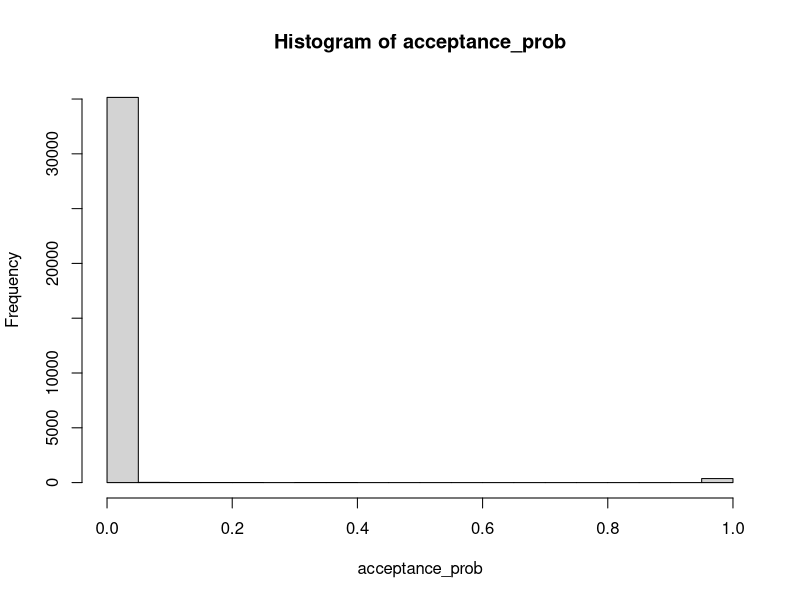
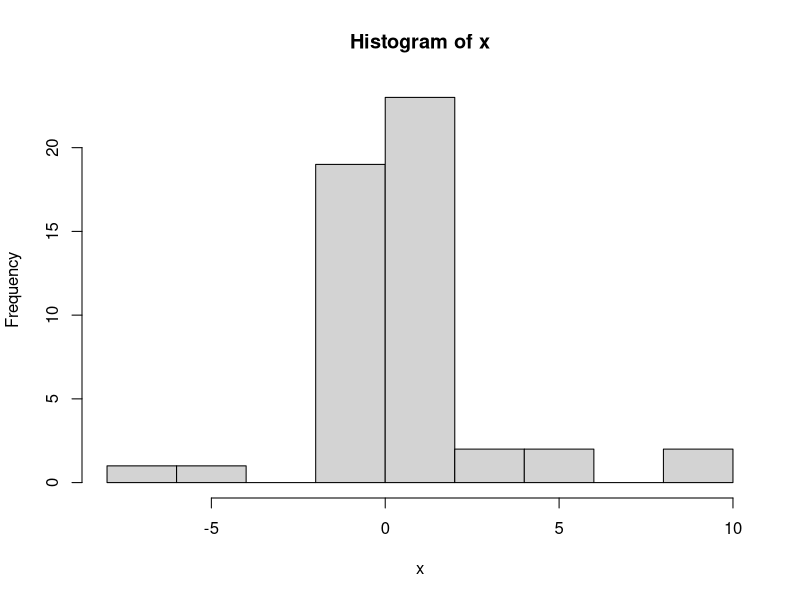

Write R code to recreate these figures, in order.
library("msm")
set.seed(1)
# v1 = c(1,2,3)
# v2 = c(5,8,10)
# v3 = c(13,15,26)
m = 5
n = 5*2
k = 3
v = list()
for(i in 1:m){
	v[[i]] = numeric(m)
	v[[i]][i] = 1
}
v[[1]] = rtnorm(m, mean = 0, sd = 10, lower=0)
v[[2]] = rtnorm(m, mean = 5, sd = 2, lower=0)
v[[3]] = rtnorm(m, mean = 3, sd = 6, lower=0)
v[[4]] = rtnorm(m, mean = 20, sd = 1, lower=0)
v[[5]] = rtnorm(m, mean = 15, sd = 0.1, lower=0)
# for(i in 1:5){
# 	v[[i]] = v[[i]]/(sum(v[[i]]))
# }
M = matrix(c(v[[1]],v[[1]],v[[2]],v[[2]],v[[3]],v[[3]],v[[4]],v[[4]],v[[5]],v[[5]]), nrow = m, ncol = n)
M

# loss function / penalty function
penalty = function(C, R, M) {
	# trying to minimize l-0 norm
	# 0<p<1
	p = 0.5
	q = 1/p
	loss = 0.0005*sum((abs(M-C%*%R))^2)^0.5 + sum((abs(M-C%*%R))^p)^(q) + 0.01*sum(abs(R > 1)) + 0.01*sum(R < 0.01)
	# loss = 1000*sum((M-C%*%R)!=0) + sum((abs(M-C%*%R))^0.5)^2 + 200*(sum(C<0) + sum(R<0)) + sum(abs(M-C%*%R))
	return (loss)
}

# probability distribution (beta is a hyperparameter) to draw C and R
prob_dist = function(CR, M) {
	beta = 2
	x = m*k
	y = m*k+1
	z = (m+n)*k
	C = matrix(CR[1:x], nrow = m, ncol = k)
	R = matrix(CR[y:z], nrow = k, ncol = n)
	# discussed probability distribution using the penalty function
	# value = exp(-beta*penalty(C, R, M))
	value = -beta*penalty(C,R,M)
	return (value)
}

# using metropolis with single particle moves
reps = 1e3
accept = 0
e = list()
for(i in 1:k){
	e[[i]] = numeric(k)
	e[[i]][i] = 1
}

# initial_node = c(v[[3]], v[[2]], v[[5]], numeric(3), numeric(3), e[[2]],e[[2]], e[[1]],e[[1]], numeric(3), numeric(3), e[[3]],e[[3]])
initial_node = rtnorm(45, mean=0, sd = 1, lower = 0)
gibbs_nnmf = function(M){
	CR = list()
	acceptance_prob = c()
	prob_density = c()
	CR[[1]] = initial_node + c(rtnorm(15, mean=0, sd=10, lower=0), rtnorm(30, mean=0, sd=1, lower=0))
	for(i in 2:reps){
		current_x = CR[[i-1]]
		# possible_indices = (m*k+1):(m*k+k*n) - ()
		# possible_indices = c(16:18,19:21,34:36,37:39, 40:42, 43:45)
		for(j in 1:45){
			proposed_x = current_x
			proposed_x[j] = current_x[j] + rnorm(1, 0, 1)
			prob_density = c(prob_density, prob_dist(proposed_x, M))
			# mh_ratio = prob_dist(proposed_x, M)/prob_dist(current_x, M)
			mh_ratio = (prob_dist(proposed_x, M)-prob_dist(current_x, M))
			if(proposed_x[j] >= 0){
				acceptance_prob = c(acceptance_prob, min(1,exp(mh_ratio)))
			}
			print(paste("mh: ", mh_ratio))
			if((log(runif(1)) < mh_ratio) && (proposed_x[j] >= 0)){
				current_x = proposed_x
				accept = accept + 1
			}
		}
		CR[[i]] = current_x
	}
	print(accept)
	print(accept/(reps*45))
	# hist(prob_density)
	hist(acceptance_prob)
	return (CR)
}

CR = list()
CR = gibbs_nnmf(M)
x = m*k
y = m*k+1
z = (m+n)*k
C = matrix(CR[[reps]][1:x], nrow = m, ncol = k)
R = matrix(CR[[reps]][y:z], nrow = k, ncol = n)
C1 = matrix(initial_node[1:x], nrow = m, ncol = k)
R1 = matrix(initial_node[y:z], nrow = k, ncol = n)
C1
C
penalty(C, R, M)
penalty(C1, R1, M)
R1
R

x = matrix(M-C%*%R, nrow=1)
hist(x)
M-C1%*%R1
# M

# v3,v2,v5
# v3,v1,v5
